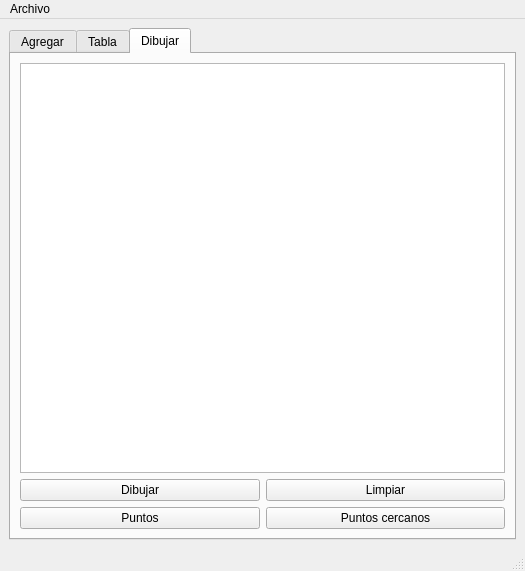
<?xml version="1.0" encoding="UTF-8"?>
<ui version="4.0">
 <class>MainWindow</class>
 <widget class="QMainWindow" name="MainWindow">
  <property name="geometry">
   <rect>
    <x>0</x>
    <y>0</y>
    <width>525</width>
    <height>539</height>
   </rect>
  </property>
  <property name="windowTitle">
   <string>MainWindow</string>
  </property>
  <widget class="QWidget" name="centralwidget">
   <layout class="QGridLayout" name="gridLayout_4">
    <item row="0" column="0">
     <widget class="QTabWidget" name="tabWidget">
      <property name="currentIndex">
       <number>2</number>
      </property>
      <widget class="QWidget" name="tab">
       <attribute name="title">
        <string>Agregar</string>
       </attribute>
       <layout class="QGridLayout" name="gridLayout_2">
        <item row="0" column="0">
         <widget class="QGroupBox" name="groupBox">
          <property name="title">
           <string>particulas</string>
          </property>
          <layout class="QGridLayout" name="gridLayout">
           <item row="3" column="0">
            <widget class="QLabel" name="label">
             <property name="text">
              <string>Destino x</string>
             </property>
            </widget>
           </item>
           <item row="8" column="0">
            <widget class="QLabel" name="label_5">
             <property name="text">
              <string>Green</string>
             </property>
            </widget>
           </item>
           <item row="7" column="0">
            <widget class="QLabel" name="label_4">
             <property name="text">
              <string>Red</string>
             </property>
            </widget>
           </item>
           <item row="0" column="1">
            <widget class="QSpinBox" name="Id_spinBox"/>
           </item>
           <item row="8" column="1">
            <widget class="QSpinBox" name="Green_spinBox"/>
           </item>
           <item row="5" column="0">
            <widget class="QLabel" name="label_2">
             <property name="text">
              <string>Destino y</string>
             </property>
            </widget>
           </item>
           <item row="2" column="1">
            <widget class="QSpinBox" name="Origen_y_spinBox"/>
           </item>
           <item row="7" column="1">
            <widget class="QSpinBox" name="Red_spinBox"/>
           </item>
           <item row="14" column="0" colspan="2">
            <widget class="QPushButton" name="Mostrar_pushButton">
             <property name="text">
              <string>Mostrar</string>
             </property>
            </widget>
           </item>
           <item row="5" column="1">
            <widget class="QSpinBox" name="Destino_y_spinBox"/>
           </item>
           <item row="15" column="0" colspan="2">
            <widget class="QPushButton" name="Agregar_final_pushButton">
             <property name="text">
              <string>Agregar final</string>
             </property>
            </widget>
           </item>
           <item row="1" column="1">
            <widget class="QSpinBox" name="Origen_x_spinBox"/>
           </item>
           <item row="9" column="0">
            <widget class="QLabel" name="label_6">
             <property name="text">
              <string>Blue</string>
             </property>
            </widget>
           </item>
           <item row="0" column="0">
            <widget class="QLabel" name="label_7">
             <property name="text">
              <string>Id</string>
             </property>
            </widget>
           </item>
           <item row="6" column="0">
            <widget class="QLabel" name="label_3">
             <property name="text">
              <string>velocidad</string>
             </property>
            </widget>
           </item>
           <item row="2" column="0">
            <widget class="QLabel" name="label_9">
             <property name="text">
              <string>Origen Y</string>
             </property>
            </widget>
           </item>
           <item row="9" column="1">
            <widget class="QSpinBox" name="Blue_spinBox"/>
           </item>
           <item row="1" column="0">
            <widget class="QLabel" name="label_8">
             <property name="text">
              <string>Origen x</string>
             </property>
            </widget>
           </item>
           <item row="6" column="1">
            <widget class="QSpinBox" name="Velocidad_spinBox"/>
           </item>
           <item row="10" column="0" colspan="2">
            <widget class="QPushButton" name="Agregar_inicio_pushButton">
             <property name="text">
              <string>Agregar inicio</string>
             </property>
            </widget>
           </item>
           <item row="3" column="1">
            <widget class="QSpinBox" name="Destino_x_spinBox"/>
           </item>
           <item row="11" column="0" colspan="2">
            <widget class="QPushButton" name="ordenar_id_pushButton">
             <property name="text">
              <string>Ordenar Id</string>
             </property>
            </widget>
           </item>
           <item row="12" column="0" colspan="2">
            <widget class="QPushButton" name="Ordenar_distancia_pushButton">
             <property name="text">
              <string>Ordenar Distancia</string>
             </property>
            </widget>
           </item>
           <item row="13" column="0" colspan="2">
            <widget class="QPushButton" name="pOrdenar_velocidad_pushButton">
             <property name="text">
              <string>Ordenar velocidad</string>
             </property>
            </widget>
           </item>
          </layout>
         </widget>
        </item>
        <item row="0" column="1">
         <widget class="QPlainTextEdit" name="salida"/>
        </item>
       </layout>
      </widget>
      <widget class="QWidget" name="tab_2">
       <attribute name="title">
        <string>Tabla</string>
       </attribute>
       <layout class="QGridLayout" name="gridLayout_3">
        <item row="0" column="0" colspan="3">
         <widget class="QTableWidget" name="tabla"/>
        </item>
        <item row="1" column="0">
         <widget class="QLineEdit" name="buscar_lineEdit">
          <property name="placeholderText">
           <string>Tipo de particula</string>
          </property>
         </widget>
        </item>
        <item row="1" column="1">
         <widget class="QPushButton" name="buscar_pushButton">
          <property name="text">
           <string>Buscar</string>
          </property>
         </widget>
        </item>
        <item row="1" column="2">
         <widget class="QPushButton" name="mostrar_tabla_pushButton">
          <property name="text">
           <string>Mostrar</string>
          </property>
         </widget>
        </item>
       </layout>
      </widget>
      <widget class="QWidget" name="tab_3">
       <attribute name="title">
        <string>Dibujar</string>
       </attribute>
       <layout class="QGridLayout" name="gridLayout_5">
        <item row="0" column="0" colspan="2">
         <widget class="QGraphicsView" name="graphicsView"/>
        </item>
        <item row="1" column="1">
         <widget class="QPushButton" name="limpiar_pushButton">
          <property name="text">
           <string>Limpiar</string>
          </property>
         </widget>
        </item>
        <item row="1" column="0">
         <widget class="QPushButton" name="dibujar_pushButton">
          <property name="text">
           <string>Dibujar</string>
          </property>
         </widget>
        </item>
        <item row="2" column="0">
         <widget class="QPushButton" name="puntos_pushButton">
          <property name="text">
           <string>Puntos</string>
          </property>
         </widget>
        </item>
        <item row="2" column="1">
         <widget class="QPushButton" name="pushButton">
          <property name="text">
           <string>Puntos cercanos</string>
          </property>
         </widget>
        </item>
       </layout>
      </widget>
     </widget>
    </item>
   </layout>
  </widget>
  <widget class="QMenuBar" name="menubar">
   <property name="geometry">
    <rect>
     <x>0</x>
     <y>0</y>
     <width>525</width>
     <height>21</height>
    </rect>
   </property>
   <widget class="QMenu" name="menuArchivo">
    <property name="title">
     <string>Archivo</string>
    </property>
    <addaction name="actionAbrir"/>
    <addaction name="actionGuardar"/>
   </widget>
   <addaction name="menuArchivo"/>
  </widget>
  <widget class="QStatusBar" name="statusbar"/>
  <action name="actionAbrir">
   <property name="text">
    <string>Abrir</string>
   </property>
   <property name="shortcut">
    <string>Ctrl+O</string>
   </property>
  </action>
  <action name="actionGuardar">
   <property name="text">
    <string>Guardar</string>
   </property>
   <property name="shortcut">
    <string>Ctrl+D</string>
   </property>
  </action>
 </widget>
 <resources/>
 <connections/>
</ui>
